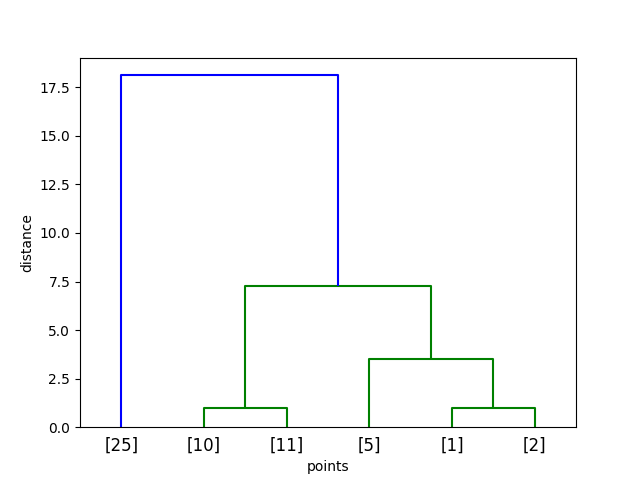

Recreate this plot in Python.
#!/usr/bin/env python

import numpy as np
from numpy import linalg

from matplotlib import pyplot as plt
from scipy.cluster.hierarchy import dendrogram
from sklearn.cluster import AgglomerativeClustering

def plot_dendrogram(points, children):
    N, M = children.shape
    new_points = list(points)
    dist = np.zeros(N)

    for i in range(N):
        node_i, node_j = children[i, :]

        pos_i = new_points[node_i]
        pos_j = new_points[node_j]

        new_pos = (pos_i+pos_j)/2.
        new_points.append(new_pos)

        dist[i] = linalg.norm(pos_i-pos_j)

    n_obs = np.arange(2, N+2)

    link_matrix = np.column_stack([children, dist, n_obs]).astype(float)

    dendrogram(link_matrix, distance_sort=True, labels=points)
    plt.xlabel('points')
    plt.ylabel('distance')

points = np.array([[1,2,5,10,11,25]]).T

model = AgglomerativeClustering()
model.fit(points)

plot_dendrogram(points, model.children_)
plt.savefig('agglomerative.png')